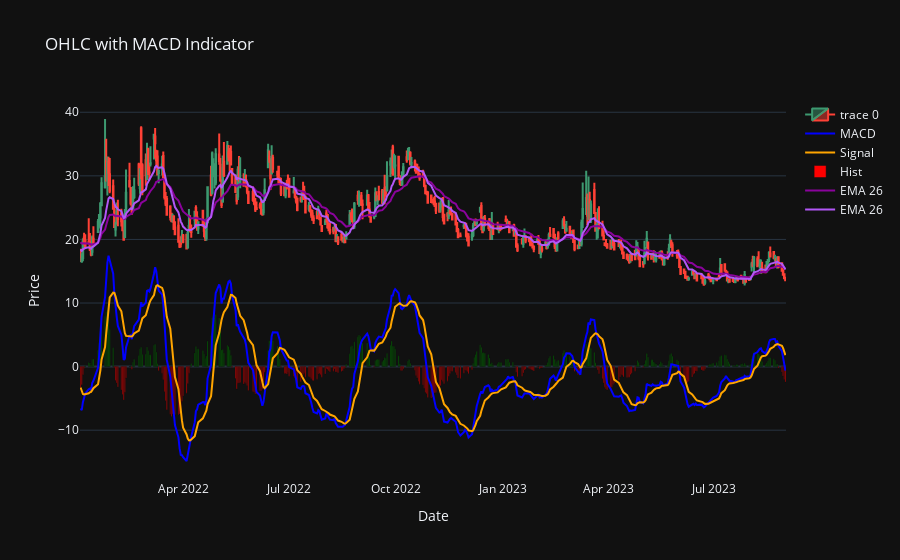

The cell this chart's notebook holds for it:
### Code cell
timeperiod = 9

viz_df_4 = OHLC_df.copy(deep=True)
viz_df_4 = viz_df_4.merge(macd_indicators_df, on='Date', how='left')
tmp_ema_df_1 = ema(OHLC_df, timeperiod = round(timeperiod*2.888)) # 26 by default
tmp_ema_df_2 = ema(OHLC_df, timeperiod = round(timeperiod*1.333)) # 12 by default
viz_df_4 = viz_df_4.merge(tmp_ema_df_1, on='Date', how='left')
viz_df_4 = viz_df_4.merge(tmp_ema_df_2, on='Date', how='left')

viz_df_4 = viz_df_4[viz_df_4['Date'] >= '2022-01-01']


fig = go.Figure(data=[go.Candlestick(x=viz_df_4['Date'],
                                     open=viz_df_4['Open'],
                                     high=viz_df_4['High'],
                                     low=viz_df_4['Low'],
                                     close=viz_df_4['Close'])])

fig.add_trace(go.Scatter(x=viz_df_4['Date'], y=viz_df_4[f'MACD_{timeperiod}']*6, mode='lines', name='MACD', line=dict(color='blue')))
fig.add_trace(go.Scatter(x=viz_df_4['Date'], y=viz_df_4[f'MACD_signal_{timeperiod}']*6, mode='lines', name='Signal', line=dict(color='orange')))
fig.add_trace(go.Bar(x=viz_df_4['Date'], y=viz_df_4[f'MACD_hist_{timeperiod}']*6, name='Hist', 
                    marker_color=viz_df_4[f'MACD_hist_{timeperiod}'].apply(lambda x: 'green' if x > 0 else 'red')))

fig.add_trace(go.Scatter(x=viz_df_4['Date'], y=viz_df_4['EMA_26'], mode='lines', name='EMA 26', line=dict(color='#8a039c')))
fig.add_trace(go.Scatter(x=viz_df_4['Date'], y=viz_df_4['EMA_12'], mode='lines', name='EMA 26', line=dict(color='#b257f7')))

# Adjust the layout
fig.update_layout(title='OHLC with MACD Indicator',
                  xaxis_title='Date',
                  yaxis_title='Price',
                  xaxis_rangeslider_visible=False)

### Figure 1 — Plotly figure (JSON) as saved in the notebook; plotly's stock layout.template omitted (floating-point values rounded to 4 significant figures; data arrays with more than 128 entries replaced by an {"elided": "..."} marker saying what was removed)
{"data": [{"close": {"elided": "418 float values"}, "high": {"elided": "418 float values"}, "low": {"elided": "418 float values"}, "open": {"elided": "418 float values"}, "type": "candlestick", "x": {"elided": "418 str values"}}, {"line": {"color": "blue"}, "mode": "lines", "name": "MACD", "type": "scatter", "x": {"elided": "418 str values"}, "y": {"elided": "418 float values"}}, {"line": {"color": "orange"}, "mode": "lines", "name": "Signal", "type": "scatter", "x": {"elided": "418 str values"}, "y": {"elided": "418 float values"}}, {"marker": {"color": {"elided": "418 str values"}}, "name": "Hist", "type": "bar", "x": {"elided": "418 str values"}, "y": {"elided": "418 float values"}}, {"line": {"color": "#8a039c"}, "mode": "lines", "name": "EMA 26", "type": "scatter", "x": {"elided": "418 str values"}, "y": {"elided": "418 float values"}}, {"line": {"color": "#b257f7"}, "mode": "lines", "name": "EMA 26", "type": "scatter", "x": {"elided": "418 str values"}, "y": {"elided": "418 float values"}}], "layout": {"title": {"text": "OHLC with MACD Indicator"}, "xaxis": {"rangeslider": {"visible": false}, "title": {"text": "Date"}}, "yaxis": {"title": {"text": "Price"}}}}
